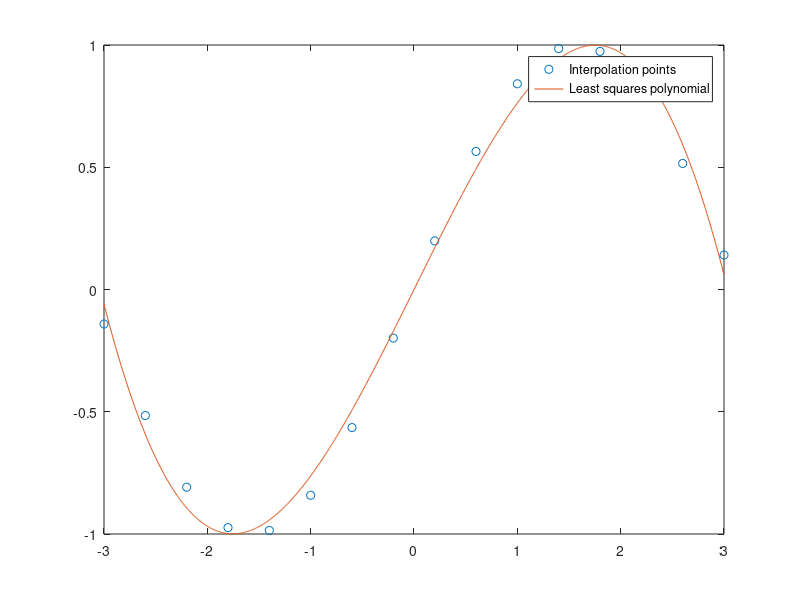

Reproduce this figure in MATLAB.
x = -3 : 0.4 : 3;
y = sin(x);

p = polyfit(x, y, 4);

xx = linspace(-3, 3, 1000);

lsp = polyval(p, xx);

plot(x, y, 'o', xx, lsp);
legend('Interpolation points', 'Least squares polynomial');